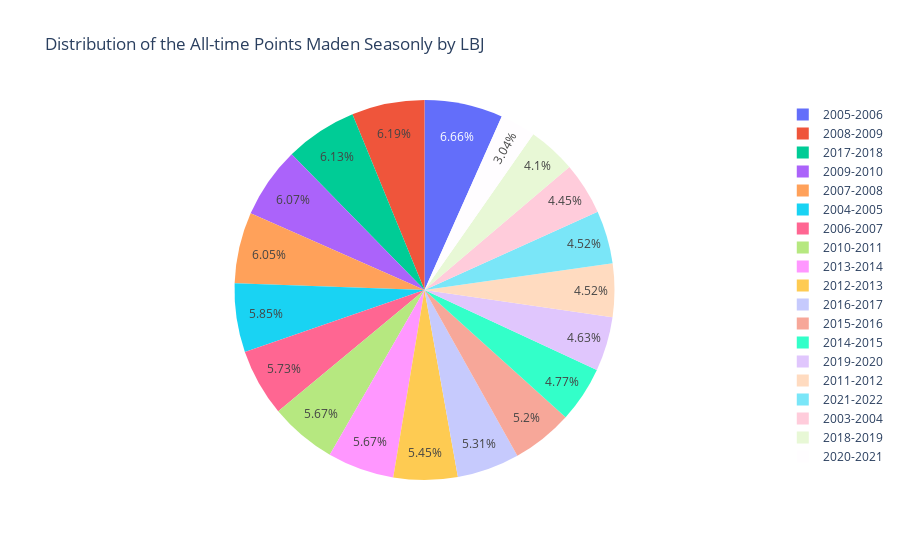

Notebook source saved alongside this figure:
### Code cell
fig = px.pie(df_all, values="PTS", names="Season", title="Distribution of the All-time Points Maden Seasonly by LBJ")
pio.write_html(fig, file='pie_figure.html', auto_open=True)
fig.show()

### Figure 1 — Plotly figure (JSON) as saved in the notebook; plotly's stock layout.template omitted (floating-point values rounded to 4 significant figures; data arrays with more than 128 entries replaced by an {"elided": "..."} marker saying what was removed)
{"data": [{"domain": {"x": [0, 1], "y": [0, 1]}, "hovertemplate": "Season=%{label}<br>PTS=%{value}<extra></extra>", "labels": {"elided": "1374 str values"}, "legendgroup": "", "name": "", "showlegend": true, "type": "pie", "values": {"elided": "1374 int values"}}], "layout": {"autosize": true, "legend": {"tracegroupgap": 0}, "title": {"text": "Distribution of the All-time Points Maden Seasonly by LBJ"}}}
